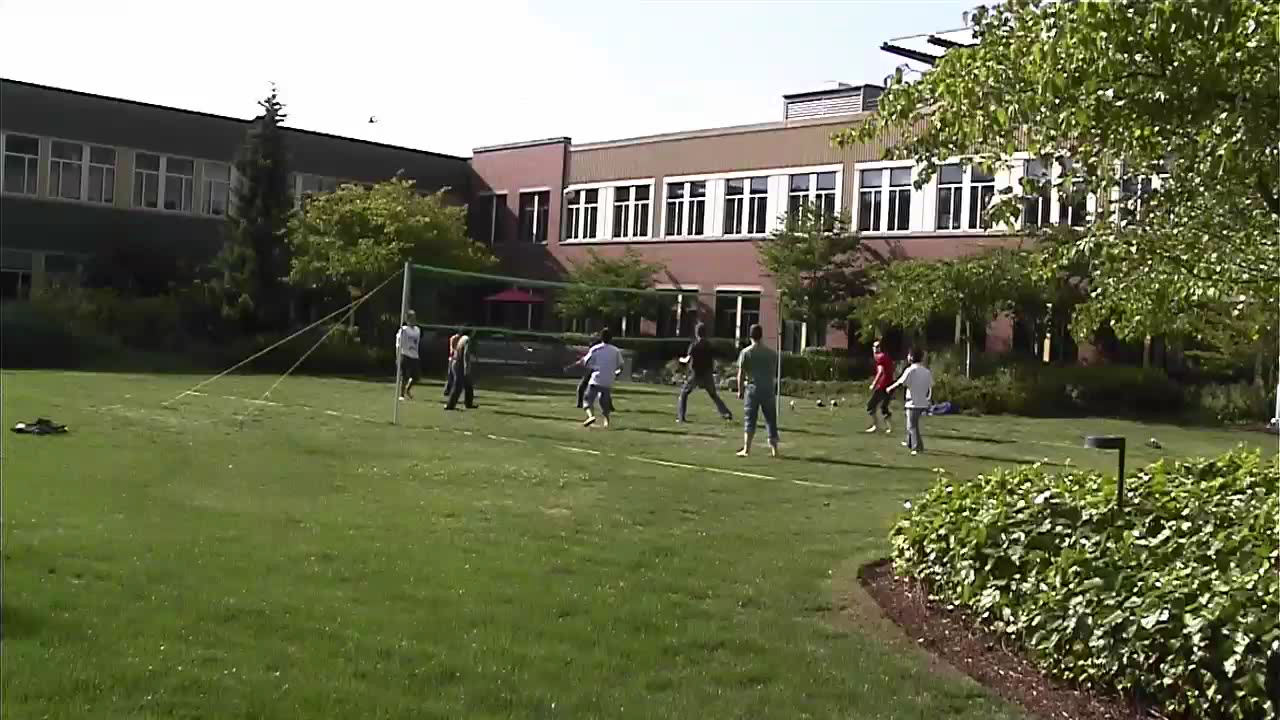
#> input picture SIFT/Data/image1.png, 1280 x 720 px
$ python sift.py   (older library calls are emulated)
#> lines starting #> are read from the running program, lines starting #| are printed output that depends on the picture; long printed decimals are rounded
#!/usr/bin/env python3
"""CIS 693 - Project 4.

Author: John Oyster
Date:   June 19, 2020
Description:

    The objective of this project is to implement the image registration technique.
    Given two images image1 and image2, the aim is to register image2 with respect
    to image1.  The registration problem has to be solved by matching SIFT features
    extracted from the images.

    Inputs: Images image1 and image2 are given.
    Output: image2 transformed with respect to image1 such that the difference
            between two images is minimum.

    DISCLAIMER: Comment text is taken from course handouts and is copyright
        2020, Dr. Almabrok Essa, Cleveland State University,
    Objectives:

    1. Extract SIFT features from images using a function from OpenCV library
       or any other library.
    2. Match features using naive nearest neighbor approach (function to be
       implemented) and the second version of nearest neighbor approach
       - cv2.BFMatcher().
    3. Compute the transformation matrix(affine transformation).
    4. Transform image2 such that it aligns with image1.
    5. Compute registration error for both feature matching methods

    Analysis question:
        Which feature matching algorithm works better and why?
"""
#  Copyright (c) 2020. John Oyster in agreement with Cleveland State University.
import numpy as np
import cv2
from matplotlib import pyplot as plt


def get_image(filename):
    """Load an image into a ndarray using OpenCV.

    :param filename:        File path and name to load
    :type:                  str
    :return:                Grayscale Image
    :rtype:                 numpy.ndarray
    """
#> called with filename = './Data/image1.png'
    # Read in image
    image = cv2.imread(filename)
#> image is the input picture: shape (720, 1280, 3); mean B, G, R 80.6, 110.4, 106.7

    # Convert to grayscale if needed
    if len(image.shape) > 2:
        image = cv2.cvtColor(image, cv2.COLOR_RGB2GRAY)
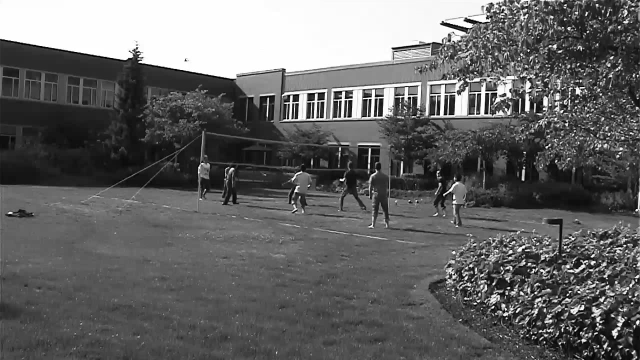
#> image: shape (720, 1280) (shown at 1/2 size); min 0, max 255, mean 101.1
#> call 2 of get_image, with filename = './Data/image2.png'
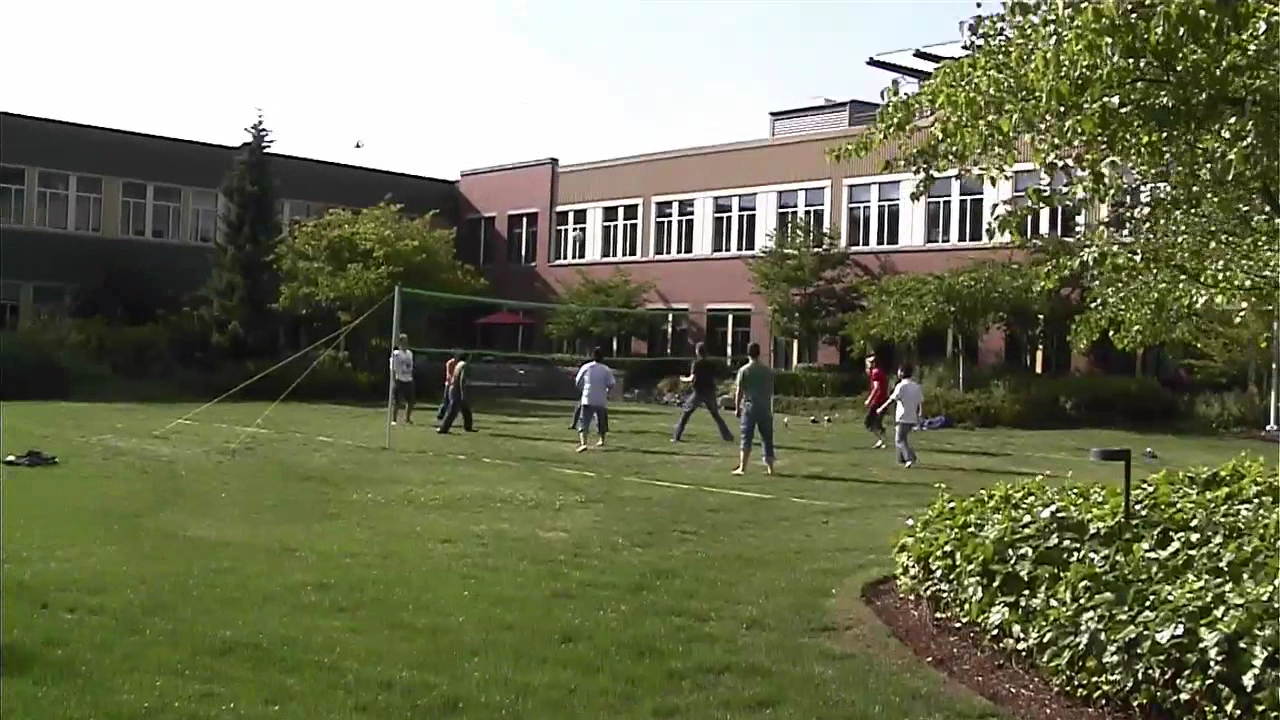
#> input picture SIFT/Data/image2.png, 1280 x 720 px
#> in get_image, image is the input picture: shape (720, 1280, 3); mean B, G, R 86.1, 115, 111.4
#> in get_image (call 2), `image = cv2.cvtColor(image, cv2.COLOR_RGB2GRAY)`:
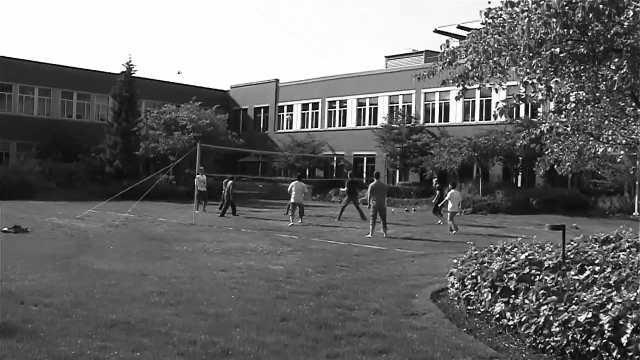
#> image: shape (720, 1280) (shown at 1/2 size); min 0, max 255, mean 106

    return image


def extract_sift_features(image, key_point_limit=400):
    """Extract features from an image using OpenCV.

    :param image:               Input grayscale image
    :type:                      numpy.ndarray
    :param key_point_limit:     Limit number of features
    :type:                      int
    :return:                    List of key points and descriptors
    :type:                      tuple
    """
#> called with key_point_limit = 400
    # Get the SIFT Features using OpenCV
    # pylint: disable=no-member
    sift = cv2.xfeatures2d.SIFT_create()

    # Extract key points and SIFT descriptors
    # cv2.KeyPoint
    # 'angle',
    # 'class_id',
    # 'convert',
    # 'octave',
    # 'overlap',
    # 'pt',
    # 'response',
    # 'size'
    key_points = sift.detect(image)
#> key_points = 8997 keypoints; strongest (x, y, size): (1264, 606, 2.6), (1057, 101, 2.7), (1006, 161, 1.8), (1275, 151, 2.4)

    # Sort the key points based on response (the higher the more 'cornerness' it has)
    key_points = sorted(key_points, key=lambda x: x.response, reverse=True)

    # Compute the SIFT descriptors up to <key_point_limit>
    if key_point_limit < len(key_points):
        key_points = key_points[:key_point_limit]
#> key_points = 400 keypoints; strongest (x, y, size): (1264, 606, 2.6), (1057, 101, 2.7), (1006, 161, 1.8), (1275, 151, 2.4)
    key_points, descriptors = sift.compute(image, key_points)
    # key_points, descriptors = sift.detectAndCompute(image, None)

    return key_points, descriptors


def match_sift_descriptors(image1_desc, image2_desc, max_distance=3000.0):
    """Match image SIFT descriptors using Euclidean distance.

    :param image1_desc:         SIFT descriptors from image 1
    :type:                      list
    :param image2_desc:         SIFT descriptors from image 2
    :type:                      list
    :param max_distance:        Maximum distance to consider between matches
    :type:                      float
    :return:                    List of OpenCV DMatch objects
    :rtype:                     list
    """
    matches = []
    # Need to maintain descriptor index
    # Image one will be the query source and image 2 will be the
    #   train destination
    for query_index, desc1 in enumerate(image1_desc):
        for train_index, desc2 in enumerate(image2_desc):
            # Use SSD for distance
            distance = np.square(desc1 - desc2).sum()
            if distance < max_distance:
                # Matches contain:
                # - Distance (distance)
                # - Image Index (imgIdx)
                # - Query Index (queryIdx)
                # - Train Index (trainIdx)
                dmatch = cv2.DMatch(_distance=distance,
                                    _queryIdx=query_index,
                                    _trainIdx=train_index,
                                    _imgIdx=0)
                matches.append(dmatch)
    return matches


def qualify_matches(matches, good_percentage=1.0):
    """Sort matches so more prominent ones are first.

    :param matches:         List of DMatch objects
    :type:                  list
    :param good_percentage: Percent of matches to accept
    :type:                  float
    :return:                List of DMatch objects
    :rtpe:                  list
    """
    # Sort matches
    matches = sorted(matches, key=lambda x: x.distance, reverse=False)

    # Return only good matches
    if good_percentage > 1.0 or good_percentage < 0:
        good_percentage = 1.0
    good_match_count = int(len(matches) * good_percentage)
    return matches[:good_match_count]


def compute_transformation_matrix(image1_points, image2_points, matches):
    """Find the Affine transformation 3x3 matrix.

    :param image1_points:       SIFT key points from image 1
    :type:                      list
    :param image2_points:       SIFT key points from image 2
    :type:                      list
    :param matches:             List of DMatch objects
    :type:                      list
    :return:                    3x3 Affine matrix
    :rtype:                     numpy.ndarray
    """
    # Extract location of good matches
    # OpenCV needs float32 for this and not float64
    points_1 = np.zeros((len(matches), 2), dtype=np.float32)
    points_2 = np.zeros((len(matches), 2), dtype=np.float32)

    # Matches already sorted so first 3 should be best
    for index, match in enumerate(matches):
        points_1[index, :] = image1_points[match.queryIdx].pt
        points_2[index, :] = image2_points[match.trainIdx].pt

    # Affine transform matrix expects only three points
    matrix = cv2.getAffineTransform(points_1[:3], points_2[:3])
    return matrix


def align_image(image, affine_matrix):
    """Transform image using Affine transformation matrix.

    :param image:       Image to manipulate
    :type:              numpy.ndarray
    :param affine_matrix: 3x3 transformation matrix
    :type:              numpy.ndarray
    :returns:           Transformed image
    :rtype:             numpy.ndarray
    """
    size_x, size_y = image.shape
    return cv2.warpAffine(image, affine_matrix, (size_y, size_x))


def display_side_by_side(image1, image2):
    """Show two images side by side.

    :param image1:      Image 1
    :type:              numpy.ndarray
    :param image2:      Image 2
    :type:              numpy.ndarray
    """
    # Normalize color to match
    image1 = cv2.cvtColor(image1, cv2.COLOR_GRAY2RGB)
    image2 = cv2.cvtColor(image2, cv2.COLOR_GRAY2RGB)

    # Create subplots
    fig = plt.figure()
    fig.add_subplot(1, 2, 1)
    plt.imshow(image1)
    fig.add_subplot(1, 2, 2)
    plt.imshow(image2)
    plt.show(block=True)


def find_registration_error(image1, image2):
    """Calculate the image registration error.

    :param image1:
    :param image2:
    :return:
    """
    # Convert to grayscale if needed
    if len(image1.shape) > 2:
        image1 = cv2.cvtColor(image1, cv2.COLOR_RGB2GRAY)
    if len(image2.shape) > 2:
        image2 = cv2.cvtColor(image2, cv2.COLOR_RGB2GRAY)

    size_x = max(image1.shape[0], image2.shape[0])
    size_y = max(image1.shape[1], image2.shape[1])

    # Find error using sum of squared differences
    return np.square(image1 - image2).sum() / (size_x * size_y)


def main():
    """Execute this routine if this file is called directly.

    This function is used to test the parameters of the SIFT method
    and make sure that it works.

    :return:        Errno = 0 if good
    :rtype:         int
    """
    # Define maximum number of features to calculate
    max_features = 400

    # Read in test images
    image1 = get_image("./Data/image1.png")
    image2 = get_image("./Data/image2.png")

    # Initiate SIFT detector
    # pylint: disable=unused-variable
    orb = cv2.ORB(max_features)

    # Compute the SIFT features for the test images
    image1_key_points, image1_descriptors = extract_sift_features(image1)
#> image1_key_points has the same summary as key_points in extract_sift_features
    image2_key_points, image2_descriptors = extract_sift_features(image2)
#> in extract_sift_features (call 2), `key_points = sift.detect(image)`: key_points = 9665 keypoints; strongest (x, y, size): (1215, 708, 2.6), (979, 5, 3.3), (1024, 653, 2.3), (574, 229, 2.7)
#> in extract_sift_features (call 2), `key_points = key_points[:key_point_limit]`: key_points = 400 keypoints; strongest (x, y, size): (1215, 708, 2.6), (979, 5, 3.3), (1024, 653, 2.3), (574, 229, 2.7)
#> image2_key_points has the same summary as key_points in extract_sift_features

    # Using Naive Nearest Neighbors Approach
    nnn_matches = match_sift_descriptors(image1_descriptors, image2_descriptors)
#> after the loop in match_sift_descriptors, `for query_index, desc1 in enumerate(image1_desc):`: matches = 21 matches
#> nnn_matches = 21 matches

    # create BFMatcher object
    # bf = cv2.BFMatcher(cv2.NORM_HAMMING, crossCheck=True)
    bf = cv2.BFMatcher(cv2.NORM_L1, crossCheck=True)

    # Match descriptors.
    bf_matches = bf.match(image1_descriptors, image2_descriptors)
#> bf_matches = 216 matches

    # Sort them in the order of their distance.
    nnn_matches = qualify_matches(nnn_matches)
#> in qualify_matches, `matches = sorted(matches, key=lambda x: x.distance, reverse=False)`: matches = 21 matches
#> in qualify_matches, `good_match_count = int(len(matches) * good_percentage)`: good_match_count = 21
    bf_matches = qualify_matches(bf_matches)
#> in qualify_matches (call 2), `matches = sorted(matches, key=lambda x: x.distance, reverse=False)`: matches = 216 matches

    # Draw first 20 matches.
    image_matched_nnn = cv2.drawMatches(image1, image1_key_points,
                                        image2, image2_key_points,
                                        nnn_matches[:20], None, flags=2)
    image_matched_bf = cv2.drawMatches(image1, image1_key_points,
                                       image2, image2_key_points,
                                       bf_matches[:20], None, flags=2)
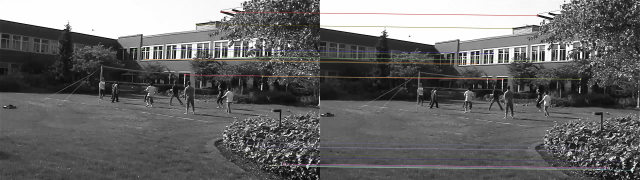
#> image_matched_bf: shape (720, 2560, 3) (shown at 1/4 size); mean of channels 0, 1, 2 104, 104.1, 104.4; drawn as B, G, R
    plt.imshow(image_matched_nnn)
    plt.show()
    plt.imshow(image_matched_bf)
    plt.show()

    # Compute the Affine transformation matrix
    bf_matix = compute_transformation_matrix(image1_key_points, image2_key_points, bf_matches)
#> in compute_transformation_matrix, `points_1 = np.zeros((len(matches), 2), dtype=np.float32)`: points_1 = 216 pairs, first value 0 to 0, second value 0 to 0
#> after the loop in compute_transformation_matrix, `for index, match in enumerate(matches):`: points_1 = 216 pairs, first value 259 to 1273, second value 10.05 to 696.6; points_2 = 216 pairs, first value 245.4 to 1270.4, second value 12.11 to 711.7
#> in compute_transformation_matrix, `matrix = cv2.getAffineTransform(points_1[:3], points_2[:3])`: matrix = [[1, 0.0198, -17.4], [-0.021, 1, 32.57]]
#> bf_matix = [[1, 0.0198, -17.4], [-0.021, 1, 32.57]]
    nnn_matrix = compute_transformation_matrix(image1_key_points, image2_key_points, nnn_matches)
#> in compute_transformation_matrix (call 2), `points_1 = np.zeros((len(matches), 2), dtype=np.float32)`: points_1 = 21 rows, first 8: [0, 0], [0, 0], [0, 0], [0, 0], [0, 0], [0, 0], [0, 0], [0, 0]
#> in compute_transformation_matrix (call 2), `points_2 = np.zeros((len(matches), 2), dtype=np.float32)`: points_2 has the same summary as points_1
#> the loop in compute_transformation_matrix (call 2), `for index, match in enumerate(matches):` made 21 passes
#> after the loop in compute_transformation_matrix (call 2), `for index, match in enumerate(matches):`: points_1 = 21 rows, first 8: [575.9, 236.6], [703, 194.7], [1124.6, 659.5], [1229.3, 666.2], [1043, 586.3], [739.4, 299], [739.4, 299], [1184.9, 631]; points_2 = 21 rows, first 8: [565, 257.7], [691.6, 213], [1139.6, 675.3], [1247.8, 680.2], [1053.1, 602.4], [730.2, 316.9], [730.2, 316.9], [1201, 645.1]
#> nnn_matrix = [[1.01, 0.0462, -28.67], [-0.0183, 1.01, 29.07]]

    # Transform image2 so that it aligns with image1
    bf_transformed_image = align_image(image2, bf_matix)
    nnn_transformed_image = align_image(image2, nnn_matrix)
#> in align_image (call 2), `return cv2.warpAffine(image, affine_matrix, (size_y, size_x))`:
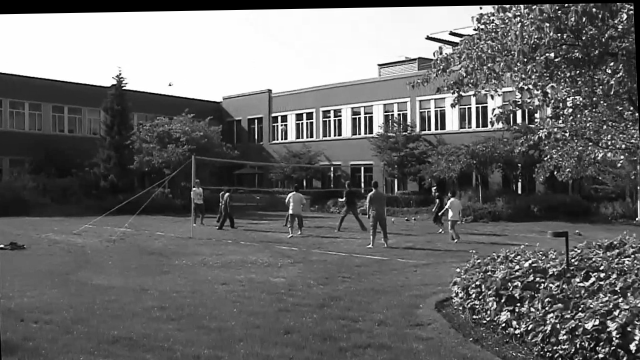
#> returned value: shape (720, 1280) (shown at 1/2 size); min 0, max 255, mean 104.4

    # Show transformed image
    display_side_by_side(image1, bf_transformed_image)
    display_side_by_side(image1, nnn_transformed_image)

    # Compute the registration error
    # Find the registration error between image 1 and image 2
    orig_reg_error = find_registration_error(image1, image2)
#> orig_reg_error = 75.41
    bf_reg_error = find_registration_error(image1, bf_transformed_image)
#> bf_reg_error = 83.12
    nnn_reg_error = find_registration_error(image1, nnn_transformed_image)
#> nnn_reg_error = 83.23
    print("[INFO] Original registration error between image 1 and image 2:  {}".format(orig_reg_error))
#| [INFO] Original registration error between image 1 and image 2:  75.409
    print("[INFO] BFMatch registration error between image 1 and image 2:  {}".format(bf_reg_error))
#| [INFO] BFMatch registration error between image 1 and image 2:  83.117
    print("[INFO] NNN registration error between image 1 and image 2:  {}".format(nnn_reg_error))
#| [INFO] NNN registration error between image 1 and image 2:  83.226

    objects = ('Original', 'BFMatch', 'NNN')
    y_pos = np.arange(len(objects))
    performance = [orig_reg_error, bf_reg_error, nnn_reg_error]
#> performance = [75.41, 83.12, 83.23]

    plt.bar(y_pos, performance, align='center', alpha=0.5)
    plt.xticks(y_pos, objects)
    plt.ylabel('Error')
    plt.title('Registration Error between images')

    plt.show()
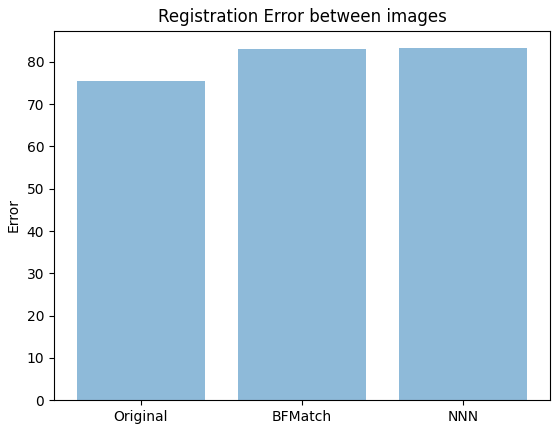
#> figure drawn by matplotlib, 1 panel; tallest bar 83.23 high, from x = 1.6 to 2.4

    return 0


if __name__ == '__main__':
    main()

    cv2.destroyAllWindows()
